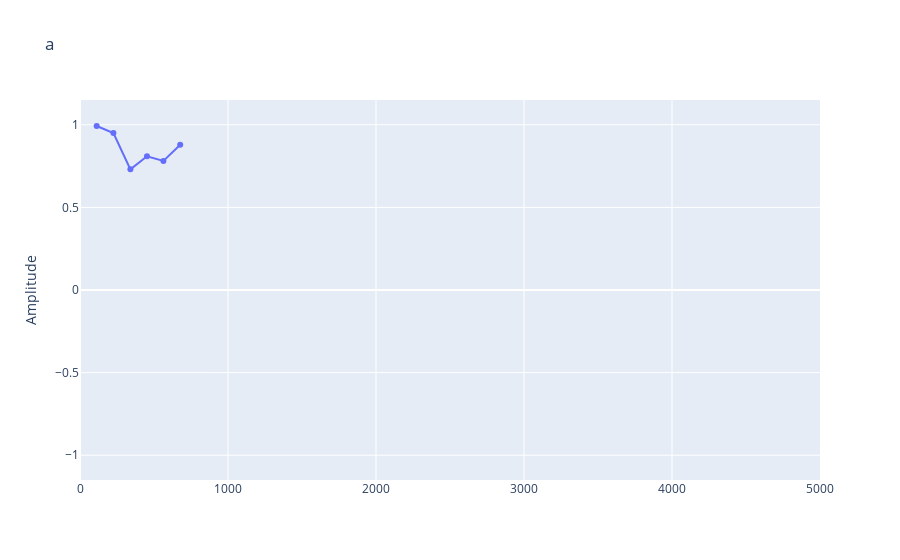
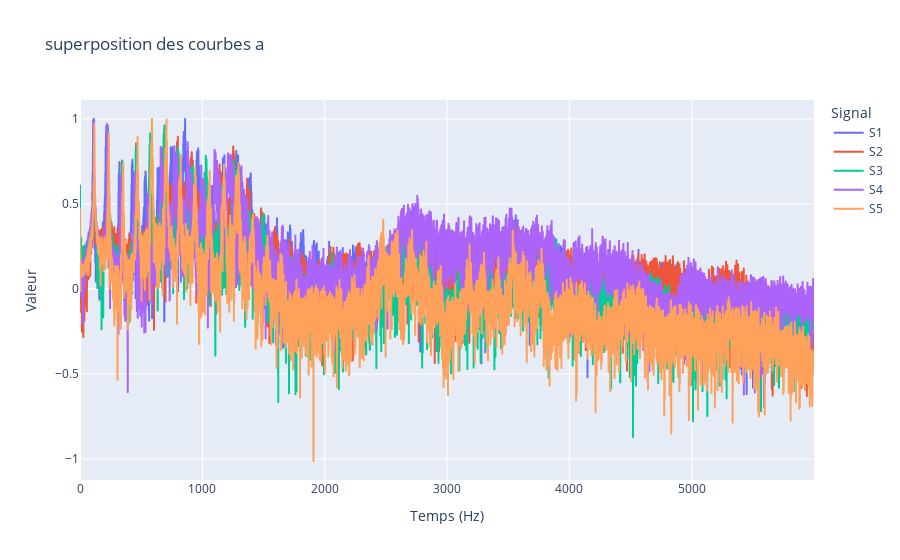
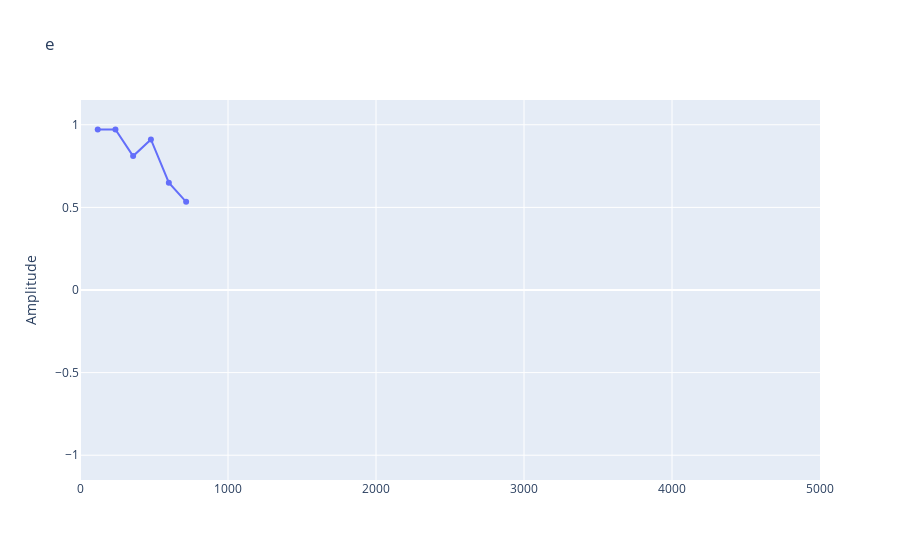
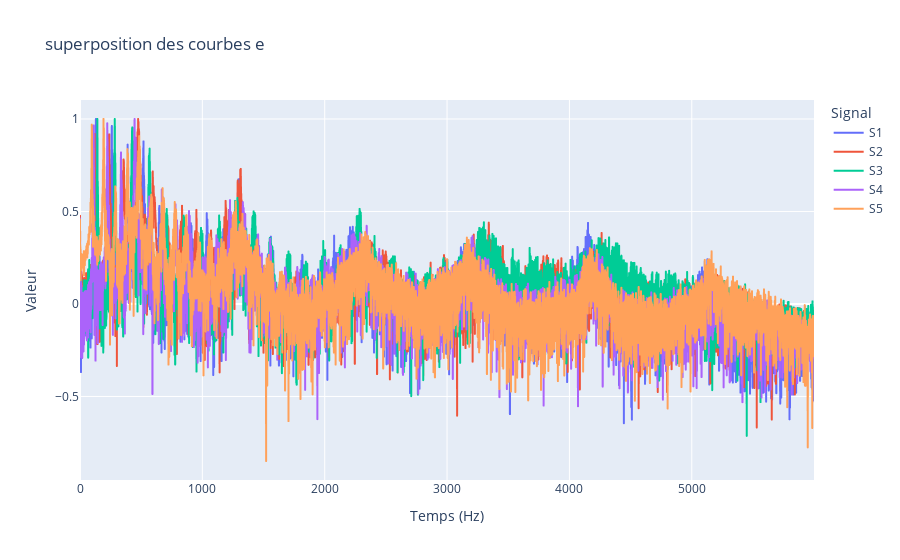

Notebook cell for these charts, in order:
### Markdown cell above
## Procédure des boucles <br>
¨¨¨¨
**<h3>boucle lecture de** *lettres* <br>
¨¨¨¨**boucle lecture des courbes** *1 à 5* <br>
¨¨¨¨¨¨¨¨*san.detect_fondamentale* <br>
¨¨¨¨¨¨¨¨**boucle lecture des harmoniques et amplitudes** <br>
¨¨¨¨¨¨¨¨¨¨¨¨*san.detect_pics* <br>
¨¨¨¨¨¨¨¨¨¨¨¨*Moyenne* <br>
¨¨¨¨¨¨¨¨*Vecteurs de fréquences et amplitudes* <br>
¨¨¨¨¨¨¨¨*Ajout de la tranformée dans le tracé* <br>
¨¨¨¨**boucle parcour des harmoniques** *1 à 5*<br>
¨¨¨¨¨¨¨¨**boucle parcour des vecteurs** <br>
¨¨¨¨¨¨¨¨¨¨¨¨*calcul de la somme des distances pour Ecart-Type* <br>
¨¨¨¨¨¨¨¨*calcul Ecarts types pour chaque harmonique* <br>
</h3>

### Code cell
LETTRES = ["a","e","i","o","u"]
DATA_vect_Freq = {"a":[0,0,0,0,0],"e":[0,0,0,0,0],"i":[0,0,0,0,0],"o":[0,0,0,0,0],"u":[0,0,0,0,0]} #contient le vecteur frequence associé à chaque spectre 1 à 5
DATA_vect_Amp = {"a":[0,0,0,0,0],"e":[0,0,0,0,0],"i":[0,0,0,0,0],"o":[0,0,0,0,0],"u":[0,0,0,0,0]} #contient le vecteur amplitude associé à chaque spectre 1 à 5
DATA_moyennes = {"a":[0,0],"e":[0,0],"i":[0,0],"o":[0,0],"u":[0,0]} ## [frequences moyennes, amplitudes moyennes]
DATA_ecartTypes = {"a":[0,0],"e":[0,0],"i":[0,0],"o":[0,0],"u":[0,0]} ## [écart type frequences, écart type amplitude]
H = 13  #nombre d'harmoniques

for var_lettre in LETTRES:
    courbes = [] #tranformee de Fourier complète des 5 signaux d'un son
    for var_indice in range (1,6): #varie de 1 à 5
        nom = var_lettre +"_" +str(var_indice) + ".npz" 
        signal_dict = np.load('apprentissage/'+nom) #ouvrir le fichier signal
        
        s = signal_dict['s'] # extraction du signal temporel
        t = signal_dict['t'] # extraction du vecteur temps associé au signal

        nu, S = san.trans_fourier(s, t) #transformee de Fourier
        S = S - np.mean(S)
        S = np.absolute(S)
        fondamentale = (san.detect_fondamentale(S, nu, 0.7*np.max(S))) #on relève la fondamentale tant que ça marche
        S = np.log10(S) #utilisation de l'echelle logarithmique
        S = S / np.max(S)  #normalisation de l'amplitude
        courbes.append(S)

        """A FAIRE : ajouter un moyen de determine le nb d harmoniques a prendre et de creer la longeur de liste automatiquement"""

        temp_freqs_harmoniques = [fondamentale]
        for var_rang_harmonique in range (H): #ajout des harmoniques suivantes
            temp_freqs_harmoniques.append((var_rang_harmonique+1)*fondamentale)
        #A partir d'ici on fait directement la moyenne des fondamentales et harmoniques
        
        SIGNAL_Harmonique_Freq, SIGNAL_Harmonique_Amp= san.detect_pics(S,temp_freqs_harmoniques,nu) #tuple (freq pic, amplitude pic)
        
        DATA_vect_Freq[var_lettre][var_indice-1] = SIGNAL_Harmonique_Freq
        DATA_vect_Amp[var_lettre][var_indice-1] = SIGNAL_Harmonique_Amp
        
        DATA_moyennes[var_lettre][0] += 1/5*SIGNAL_Harmonique_Freq
        DATA_moyennes[var_lettre][1] += 1/5*SIGNAL_Harmonique_Amp
        
    temp_vect_harmoniques_Freq, temp_vect_harmoniques_Amp = np.zeros(H + 1), np.zeros(H + 1)
        
    for var_rang_harmonique2 in range(H+1):#boucle des harmoniques
        '''print((DATA_vect_Freq[var_lettre]))'''
        temp_sommeMesuresFreq, temp_sommeMesuresAmp= 0, 0
        temp_ecartType_Freq, temp_ecartType_Amp = 0, 0
        for var_indice2 in range (5): #boucle des signaux
            temp_sommeMesuresFreq += (DATA_vect_Freq[var_lettre][var_indice2][var_rang_harmonique2] - DATA_moyennes[var_lettre][0][var_rang_harmonique2])**2
            temp_sommeMesuresAmp += (DATA_vect_Amp[var_lettre][var_indice2][var_rang_harmonique2] - DATA_moyennes[var_lettre][1][var_rang_harmonique2])**2
            #print("signal ",var_indice2, ". harmonique ", var_rang_harmonique2)
        """Calcul des Ecarts Type en fréquence et amplitude pour chaque Fondamentale + Harmonique"""
        temp_ecartType_Freq = np.sqrt((1/5)*temp_sommeMesuresFreq)
        temp_ecartType_Amp = np.sqrt((1/5)*temp_sommeMesuresAmp)

        #print("temp_vect_harmoniques_Freq[var_indice2][var_rang_harmonique2] ", temp_vect_harmoniques_Freq[var_indice2])
        #print("temp_ecartType_Freq ",temp_ecartType_Freq)
        
        temp_vect_harmoniques_Freq[var_rang_harmonique2] = temp_ecartType_Freq
        #print(temp_vect_harmoniques_Freq)
        temp_vect_harmoniques_Amp[var_rang_harmonique2] = temp_ecartType_Amp
        DATA_ecartTypes[var_lettre][0] = temp_vect_harmoniques_Freq
        #print("ecart type ", DATA_ecartTypes)
        DATA_ecartTypes[var_lettre][1] = temp_vect_harmoniques_Amp

    """Tracés des courbes"""
    COURBE_superposition = px.line(x=DATA_moyennes[var_lettre][0], y=DATA_moyennes[var_lettre][1], labels={"x":"", "y":"Amplitude"},
        title=var_lettre, markers='markers', range_x=[0, 5000], range_y=[-1.15,1.15]).show() #trace du vecteur moyen
    
    df_signaux = pd.DataFrame({
    "Temps (Hz)": np.concatenate([nu, nu, nu, nu, nu]),
    "Valeur": np.concatenate([courbes[0], courbes[1], courbes[2], courbes[3], courbes[4]]),
    "Signal": ["S1"]*len(nu) + ["S2"]*len(nu) + ["S3"]*len(nu) + ["S4"]*len(nu) + ["S5"]*len(nu)
    })
    px.line(df_signaux, x="Temps (Hz)", y="Valeur", color="Signal"
    ,title=("superposition des courbes "+var_lettre)).show() #trace des signaux superposes

### Figure 1 — Plotly figure (JSON) as saved in the notebook; plotly's stock layout.template omitted (floating-point values rounded to 4 significant figures)
{"data": [{"hovertemplate": "=%{x}<br>Amplitude=%{y}<extra></extra>", "legendgroup": "", "line": {"color": "#636efa", "dash": "solid"}, "marker": {"symbol": "circle"}, "mode": "lines+markers", "name": "", "orientation": "v", "showlegend": false, "type": "scatter", "x": [112.8, 225.8, 340.5, 452.7, 563.7, 677.1], "xaxis": "x", "y": [0.9927, 0.9505, 0.7303, 0.8092, 0.7815, 0.8791], "yaxis": "y"}], "layout": {"legend": {"tracegroupgap": 0}, "title": {"text": "a"}, "xaxis": {"anchor": "y", "domain": [0, 1], "range": [0, 5000], "title": {"text": ""}}, "yaxis": {"anchor": "x", "domain": [0, 1], "range": [-1.15, 1.15], "title": {"text": "Amplitude"}}}}

### Figure 2 — Plotly figure (JSON) as saved in the notebook; plotly's stock layout.template omitted (floating-point values rounded to 4 significant figures; data arrays with more than 128 entries replaced by an {"elided": "..."} marker saying what was removed)
{"data": [{"hovertemplate": "Signal=S1<br>Temps (Hz)=%{x}<br>Valeur=%{y}<extra></extra>", "legendgroup": "S1", "line": {"color": "#636efa", "dash": "solid"}, "marker": {"symbol": "circle"}, "mode": "lines", "name": "S1", "showlegend": true, "type": "scattergl", "x": {"elided": "6000 float values"}, "xaxis": "x", "y": {"elided": "6000 float values"}, "yaxis": "y"}, {"hovertemplate": "Signal=S2<br>Temps (Hz)=%{x}<br>Valeur=%{y}<extra></extra>", "legendgroup": "S2", "line": {"color": "#EF553B", "dash": "solid"}, "marker": {"symbol": "circle"}, "mode": "lines", "name": "S2", "showlegend": true, "type": "scattergl", "x": {"elided": "6000 float values"}, "xaxis": "x", "y": {"elided": "6000 float values"}, "yaxis": "y"}, {"hovertemplate": "Signal=S3<br>Temps (Hz)=%{x}<br>Valeur=%{y}<extra></extra>", "legendgroup": "S3", "line": {"color": "#00cc96", "dash": "solid"}, "marker": {"symbol": "circle"}, "mode": "lines", "name": "S3", "showlegend": true, "type": "scattergl", "x": {"elided": "6000 float values"}, "xaxis": "x", "y": {"elided": "6000 float values"}, "yaxis": "y"}, {"hovertemplate": "Signal=S4<br>Temps (Hz)=%{x}<br>Valeur=%{y}<extra></extra>", "legendgroup": "S4", "line": {"color": "#ab63fa", "dash": "solid"}, "marker": {"symbol": "circle"}, "mode": "lines", "name": "S4", "showlegend": true, "type": "scattergl", "x": {"elided": "6000 float values"}, "xaxis": "x", "y": {"elided": "6000 float values"}, "yaxis": "y"}, {"hovertemplate": "Signal=S5<br>Temps (Hz)=%{x}<br>Valeur=%{y}<extra></extra>", "legendgroup": "S5", "line": {"color": "#FFA15A", "dash": "solid"}, "marker": {"symbol": "circle"}, "mode": "lines", "name": "S5", "showlegend": true, "type": "scattergl", "x": {"elided": "6000 float values"}, "xaxis": "x", "y": {"elided": "6000 float values"}, "yaxis": "y"}], "layout": {"legend": {"title": {"text": "Signal"}, "tracegroupgap": 0}, "title": {"text": "superposition des courbes a"}, "xaxis": {"anchor": "y", "domain": [0, 1], "title": {"text": "Temps (Hz)"}}, "yaxis": {"anchor": "x", "domain": [0, 1], "title": {"text": "Valeur"}}}}

### Figure 3 — Plotly figure (JSON) as saved in the notebook; plotly's stock layout.template omitted (floating-point values rounded to 4 significant figures)
{"data": [{"hovertemplate": "=%{x}<br>Amplitude=%{y}<extra></extra>", "legendgroup": "", "line": {"color": "#636efa", "dash": "solid"}, "marker": {"symbol": "circle"}, "mode": "lines+markers", "name": "", "orientation": "v", "showlegend": false, "type": "scatter", "x": [119.8, 239.6, 358.9, 479.1, 600.3, 717.1], "xaxis": "x", "y": [0.9709, 0.9714, 0.8104, 0.9112, 0.6498, 0.5339], "yaxis": "y"}], "layout": {"legend": {"tracegroupgap": 0}, "title": {"text": "e"}, "xaxis": {"anchor": "y", "domain": [0, 1], "range": [0, 5000], "title": {"text": ""}}, "yaxis": {"anchor": "x", "domain": [0, 1], "range": [-1.15, 1.15], "title": {"text": "Amplitude"}}}}

### Figure 4 — Plotly figure (JSON) as saved in the notebook; plotly's stock layout.template omitted (floating-point values rounded to 4 significant figures; data arrays with more than 128 entries replaced by an {"elided": "..."} marker saying what was removed)
{"data": [{"hovertemplate": "Signal=S1<br>Temps (Hz)=%{x}<br>Valeur=%{y}<extra></extra>", "legendgroup": "S1", "line": {"color": "#636efa", "dash": "solid"}, "marker": {"symbol": "circle"}, "mode": "lines", "name": "S1", "showlegend": true, "type": "scattergl", "x": {"elided": "6000 float values"}, "xaxis": "x", "y": {"elided": "6000 float values"}, "yaxis": "y"}, {"hovertemplate": "Signal=S2<br>Temps (Hz)=%{x}<br>Valeur=%{y}<extra></extra>", "legendgroup": "S2", "line": {"color": "#EF553B", "dash": "solid"}, "marker": {"symbol": "circle"}, "mode": "lines", "name": "S2", "showlegend": true, "type": "scattergl", "x": {"elided": "6000 float values"}, "xaxis": "x", "y": {"elided": "6000 float values"}, "yaxis": "y"}, {"hovertemplate": "Signal=S3<br>Temps (Hz)=%{x}<br>Valeur=%{y}<extra></extra>", "legendgroup": "S3", "line": {"color": "#00cc96", "dash": "solid"}, "marker": {"symbol": "circle"}, "mode": "lines", "name": "S3", "showlegend": true, "type": "scattergl", "x": {"elided": "6000 float values"}, "xaxis": "x", "y": {"elided": "6000 float values"}, "yaxis": "y"}, {"hovertemplate": "Signal=S4<br>Temps (Hz)=%{x}<br>Valeur=%{y}<extra></extra>", "legendgroup": "S4", "line": {"color": "#ab63fa", "dash": "solid"}, "marker": {"symbol": "circle"}, "mode": "lines", "name": "S4", "showlegend": true, "type": "scattergl", "x": {"elided": "6000 float values"}, "xaxis": "x", "y": {"elided": "6000 float values"}, "yaxis": "y"}, {"hovertemplate": "Signal=S5<br>Temps (Hz)=%{x}<br>Valeur=%{y}<extra></extra>", "legendgroup": "S5", "line": {"color": "#FFA15A", "dash": "solid"}, "marker": {"symbol": "circle"}, "mode": "lines", "name": "S5", "showlegend": true, "type": "scattergl", "x": {"elided": "6000 float values"}, "xaxis": "x", "y": {"elided": "6000 float values"}, "yaxis": "y"}], "layout": {"legend": {"title": {"text": "Signal"}, "tracegroupgap": 0}, "title": {"text": "superposition des courbes e"}, "xaxis": {"anchor": "y", "domain": [0, 1], "title": {"text": "Temps (Hz)"}}, "yaxis": {"anchor": "x", "domain": [0, 1], "title": {"text": "Valeur"}}}}
